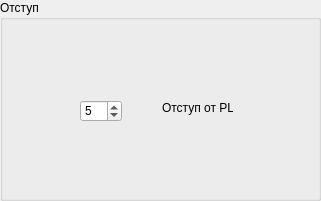
       <widget class="QGroupBox" name="groupBox_20">
        <property name="geometry">
         <rect>
          <x>0</x>
          <y>250</y>
          <width>321</width>
          <height>201</height>
         </rect>
        </property>
        <property name="title">
         <string>Отступ</string>
        </property>
        <widget class="QLabel" name="label_43">
         <property name="geometry">
          <rect>
           <x>122</x>
           <y>85</y>
           <width>61</width>
           <height>51</height>
          </rect>
         </property>
         <property name="styleSheet">
          <string notr="true">border-image: url(:/prefix/images/arrows.png)</string>
         </property>
         <property name="text">
          <string/>
         </property>
        </widget>
        <widget class="QLabel" name="label_57">
         <property name="geometry">
          <rect>
           <x>80</x>
           <y>50</y>
           <width>141</width>
           <height>31</height>
          </rect>
         </property>
         <property name="styleSheet">
          <string notr="true">background-image: url(:/prefix/images/rc.png)</string>
         </property>
         <property name="text">
          <string/>
         </property>
        </widget>
        <widget class="QLabel" name="label_58">
         <property name="geometry">
          <rect>
           <x>136</x>
           <y>140</y>
           <width>31</width>
           <height>41</height>
          </rect>
         </property>
         <property name="styleSheet">
          <string notr="true">background-image: url(:/prefix/images/mgks.png)</string>
         </property>
         <property name="text">
          <string/>
         </property>
        </widget>
        <widget class="QLabel" name="label_59">
         <property name="geometry">
          <rect>
           <x>162</x>
           <y>100</y>
           <width>71</width>
           <height>16</height>
          </rect>
         </property>
         <property name="text">
          <string>Отступ от РЦ</string>
         </property>
        </widget>
        <widget class="QSpinBox" name="marginGenSpin">
         <property name="geometry">
          <rect>
           <x>80</x>
           <y>100</y>
           <width>42</width>
           <height>22</height>
          </rect>
         </property>
         <property name="value">
          <number>5</number>
         </property>
        </widget>
       </widget>
